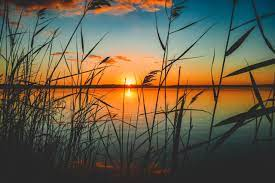
#> input picture 1.ödev Histogram Hesaplama/resim.png, 275 x 183 px
$ python main.py
#> lines starting #> are read from the running program, lines starting #| are printed output that depends on the picture
import cv2
import numpy as np
from matplotlib import pyplot as plt


resim = cv2.imread("resim.png",0)
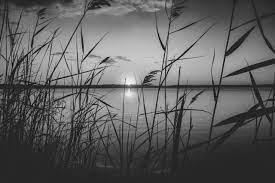
#> resim: shape (183, 275); min 0, max 255, mean 94.8
cv2.imshow("manzara",resim)
cv2.waitKey()


hist=np.zeros(256) # hist dizisinin tüm elemanlarını sıfır yapar
[w,h]=resim.shape
#> w = 183; h = 275
for i in range(h):
    for j in range(w):
         renk = resim[j,i] # renk değişkeni resim matrisindeki ilgili pixelin değerini verir.
         hist[renk]=hist[renk]+1   # pixel dğerlerinin kaç tane olduğunu bulur.
#> after the loop, hist = 256 values, max 3463 at index 38, min 0 at index 1, mean 196.6

a= 0   # a değişkeni  sıra ile pixel değerini artırmak için tanımladıö
for k in range(256):
    print(a,".pixel",hist[k])  # a pixel değerini , hist[renk] ise o pixel değerinden kaç tane olduğunu gösterir
    a=a+1
#> this loop made 256 passes
#| 0 .pixel 8.0
#| 1 .pixel 0.0
#| 2 .pixel 2.0
#| 3 .pixel 2.0
#| 4 .pixel 3.0
#| 5 .pixel 2.0
#| 6 .pixel 1.0
#| 7 .pixel 2.0
#> (further printed lines are left out)
#> after the loop, a = 256


plt.plot(hist)
plt.show()
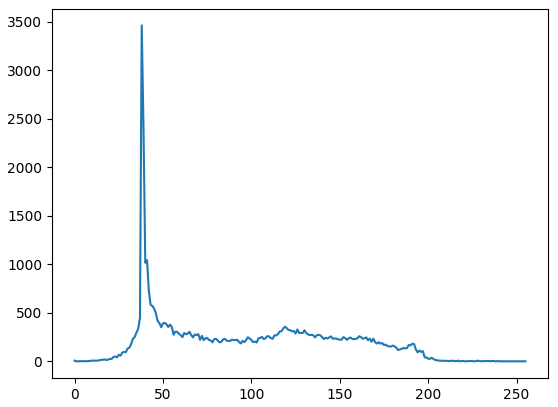
#> figure drawn by matplotlib, 1 panel; curve peaks at x = 38, y = 3463
cv2.waitKey()
